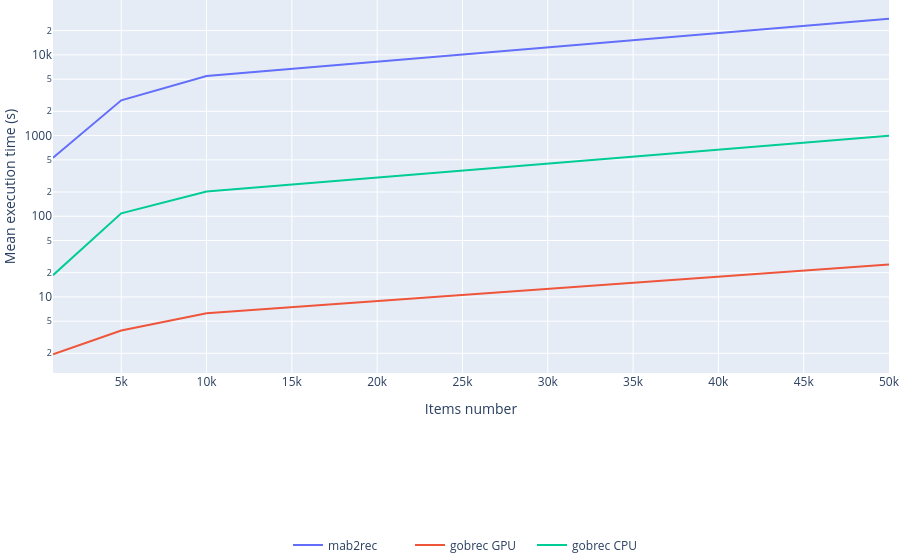

Notebook code for this chart:
### Code cell
generate_line_plot(df, x='Items number', y='Mean execution time (s)', color='Algorithm', log_y=True, log_x=False)

### Figure 1 — Plotly figure (JSON) as saved in the notebook; plotly's stock layout.template omitted (floating-point values rounded to 4 significant figures)
{"data": [{"hovertemplate": "Algorithm=mab2rec<br>Items number=%{x}<br>Mean execution time (s)=%{y}<extra></extra>", "legendgroup": "mab2rec", "line": {"color": "#636efa", "dash": "solid"}, "marker": {"symbol": "circle"}, "mode": "lines", "name": "mab2rec", "orientation": "v", "showlegend": true, "type": "scatter", "x": [1000, 5000, 10000, 50000], "xaxis": "x", "y": [530.9, 2733.0, 5487.0, 28140.0], "yaxis": "y"}, {"hovertemplate": "Algorithm=gobrec GPU<br>Items number=%{x}<br>Mean execution time (s)=%{y}<extra></extra>", "legendgroup": "gobrec GPU", "line": {"color": "#EF553B", "dash": "solid"}, "marker": {"symbol": "circle"}, "mode": "lines", "name": "gobrec GPU", "orientation": "v", "showlegend": true, "type": "scatter", "x": [1000, 5000, 10000, 50000], "xaxis": "x", "y": [1.943, 3.844, 6.267, 25.2], "yaxis": "y"}, {"hovertemplate": "Algorithm=gobrec CPU<br>Items number=%{x}<br>Mean execution time (s)=%{y}<extra></extra>", "legendgroup": "gobrec CPU", "line": {"color": "#00cc96", "dash": "solid"}, "marker": {"symbol": "circle"}, "mode": "lines", "name": "gobrec CPU", "orientation": "v", "showlegend": true, "type": "scatter", "x": [1000, 5000, 10000, 50000], "xaxis": "x", "y": [18.63, 108.7, 202.5, 992.4], "yaxis": "y"}], "layout": {"legend": {"entrywidth": 77, "orientation": "h", "title": {"text": ""}, "tracegroupgap": 0, "x": 0.5, "xanchor": "center", "y": -0.5, "yanchor": "bottom"}, "margin": {"b": 10, "l": 0, "r": 0, "t": 0}, "xaxis": {"anchor": "y", "domain": [0, 1], "title": {"text": "Items number"}}, "yaxis": {"anchor": "x", "domain": [0, 1], "title": {"text": "Mean execution time (s)"}, "type": "log"}}}
